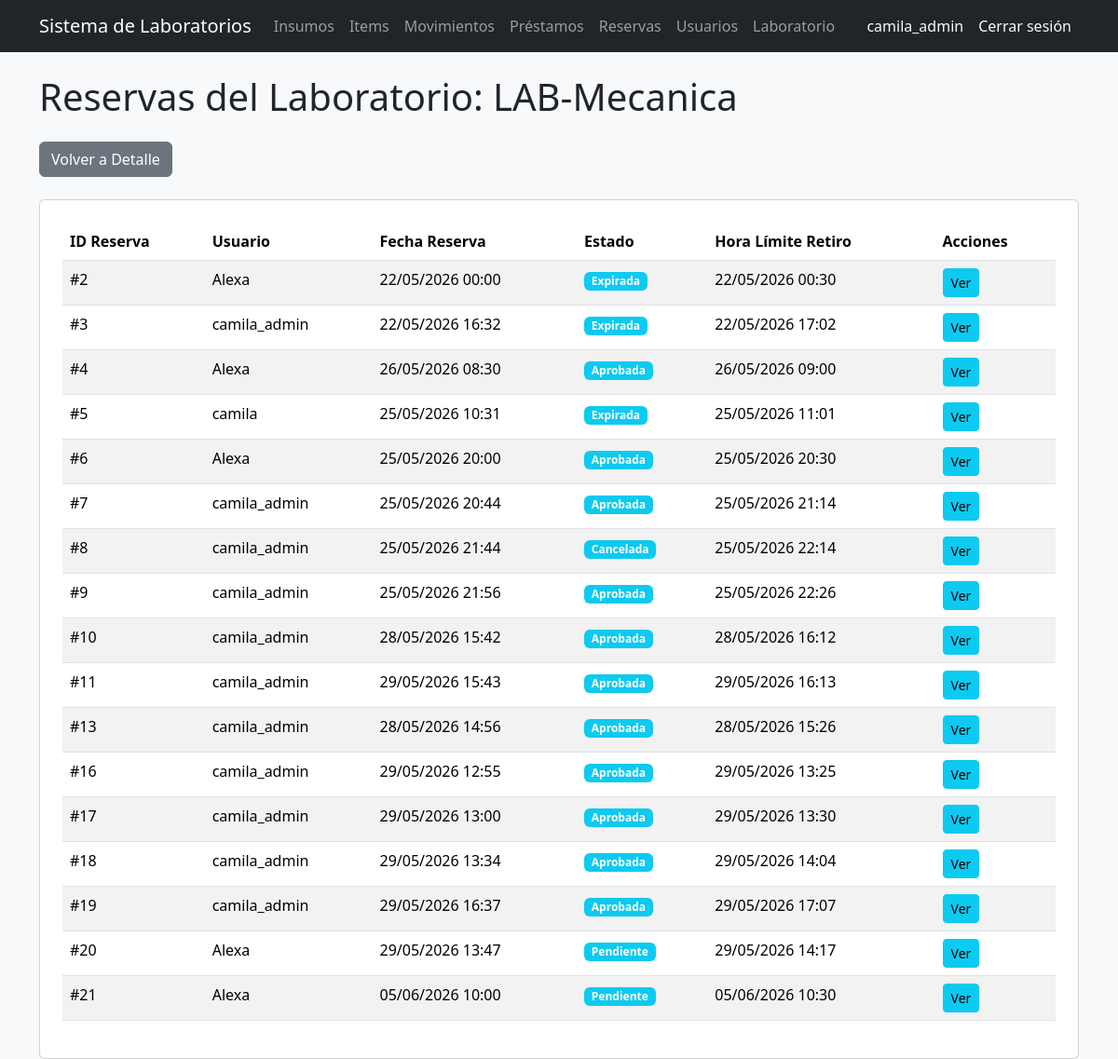
The page /laboratorio/1/reservas/ (signed in) on the database as committed earlier.
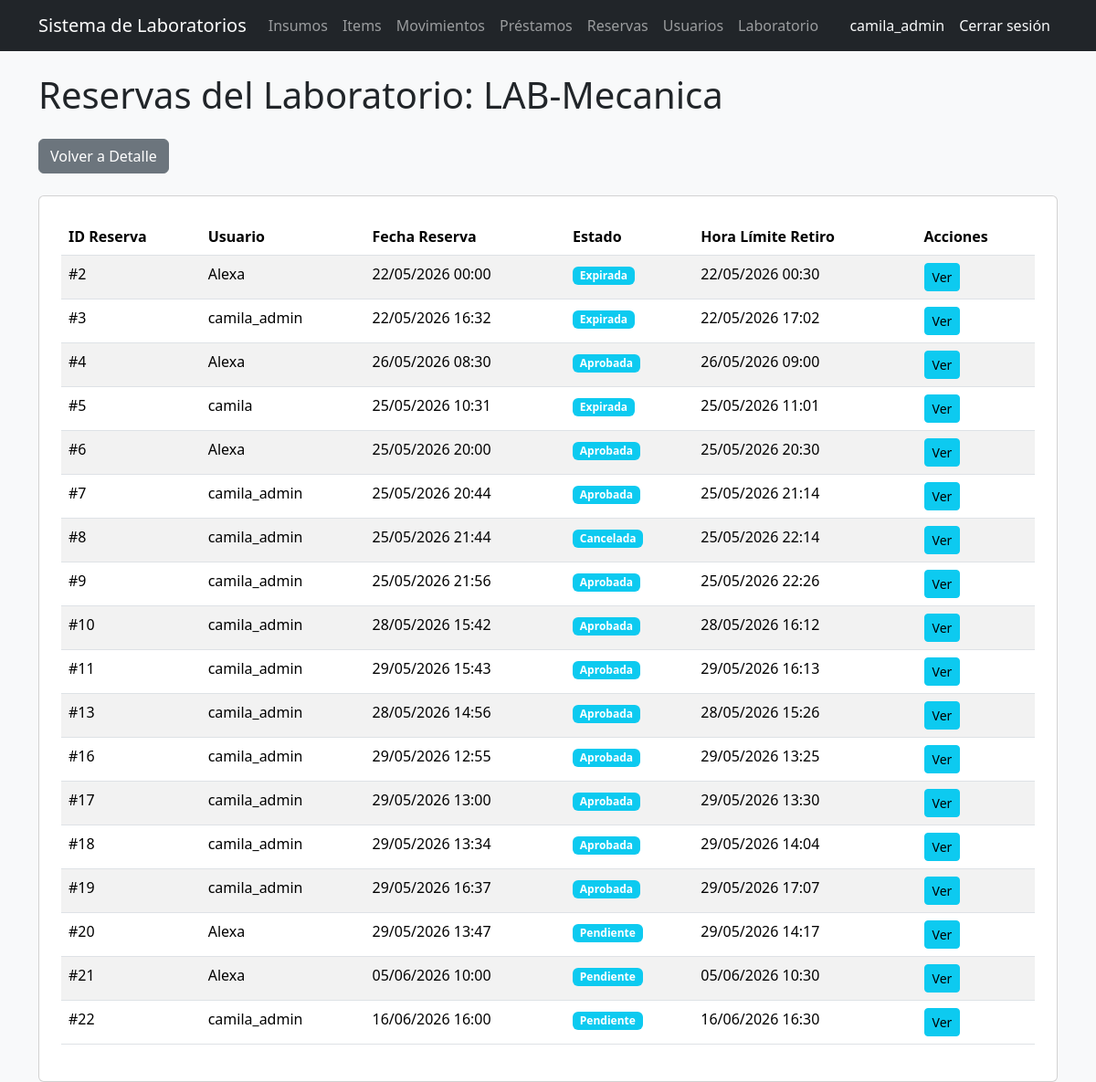
The same page on the database as committed later.
### reservas/models.py (models this page shows, shortened)
class Reserva(models.Model):
    usuario = models.ForeignKey(
        'users.Usuario',
        on_delete=models.CASCADE
    )
    fecha_reserva = models.DateTimeField()
    hora_limite_retiro = models.DateTimeField(
        null=True,
        blank=True
    )
    fecha_devolucion = models.DateTimeField(
        null=True,
        blank=True
    )
    estado = models.ForeignKey(
        EstadoReserva,
        on_delete=models.CASCADE,
        null=True,
        blank=True
    )
    fecha_creacion = models.DateTimeField(auto_now_add=True)

class EstadoReserva(models.Model):
    nombre = models.CharField(max_length=50)

### users/models.py (models this page shows, shortened)
class Usuario(AbstractUser):
    codigo = models.CharField(max_length=50, unique=True, blank=True)
    programa = models.CharField(max_length=100, blank=True)
    rol = models.ForeignKey(
        Rol,
        on_delete=models.CASCADE,
        null=True,
        blank=True
    )

### laboratorio/views.py (the view)
# urls.py: path('<int:id>/reservas/', reservas_laboratorio, name='reservas_laboratorio'),
@rol_requerido('Administrador', 'Encargado')
def reservas_laboratorio(request, id):
    laboratorio = get_object_or_404(Laboratorio, id=id)
    reservas_insumos = ReservaInsumo.objects.filter(
        insumo__items__laboratorio=laboratorio
    ).select_related('reserva', 'insumo').distinct()
    reservas = set()
    for ri in reservas_insumos:
        reservas.add(ri.reserva)
    return render(
        request,
        'laboratorio/reservas.html',
        {
            'laboratorio': laboratorio,
            'reservas': list(reservas)
        }
    )

### templates/laboratorio/reservas.html
{% extends 'base_general.html' %}
{% block contenido %}
<h1 class="mb-4">Reservas del Laboratorio: {{ laboratorio.nombre }}</h1>
<a href="/laboratorio/{{ laboratorio.id }}/" class="btn btn-secondary mb-4">
    Volver a Detalle
</a>
<div class="card p-4">
    {% if reservas %}
    <table class="table table-striped">
        <thead>
            <tr>
                <th>ID Reserva</th>
                <th>Usuario</th>
                <th>Fecha Reserva</th>
                <th>Estado</th>
                <th>Hora Límite Retiro</th>
                <th>Acciones</th>
            </tr>
        </thead>
        <tbody>
            {% for reserva in reservas %}
            <tr>
                <td>#{{ reserva.id }}</td>
                <td>{{ reserva.usuario.username }}</td>
                <td>{{ reserva.fecha_reserva|date:"d/m/Y H:i" }}</td>
                <td>
                    <span class="badge bg-info">
                        {{ reserva.estado.nombre }}
                    </span>
                </td>
                <td>{{ reserva.hora_limite_retiro|date:"d/m/Y H:i" }}</td>
                <td>
                    <a
                        href="/reservas/{{ reserva.id }}/detalle/"
                        class="btn btn-info btn-sm"
                    >
                        Ver
                    </a>
                </td>
            </tr>
            {% endfor %}
        </tbody>
    </table>
    {% else %}
    <p class="text-muted">No hay reservas activas para items de este laboratorio.</p>
    {% endif %}
</div>
{% endblock %}

Rows that differ between the two databases and show on the page:
added Reserva: id "22", usuario.username "camila_admin", fecha_reserva "16/06/2026 16:00", estado.nombre "Pendiente", hora_limite_retiro "16/06/2026 16:30"
